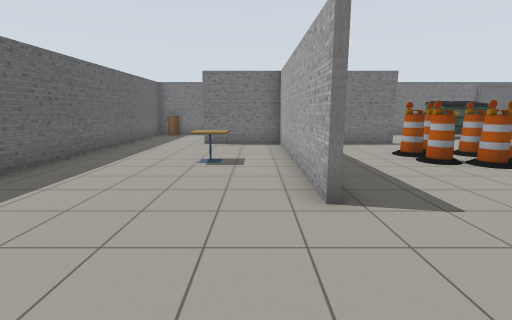
[1] (above)

16 first-person views from a walk through a robot-simulator world made for Gazebo. The camera is 1.3 m above the floor, tilts 10° down and sees 85° across. The floor is counted in squares, 1 m on a side. Each view is taken from the middle of a square. On the plan, view 1 faces up. The plan holds only what a view shows up to about 13 squares ahead; the rest is blank. Simple patterns stand in for the simulator's built-in surfaces.

[2]
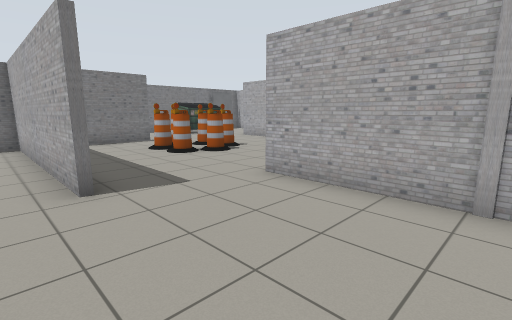

[3]
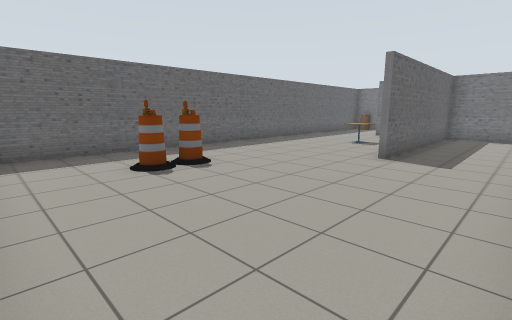

[4]
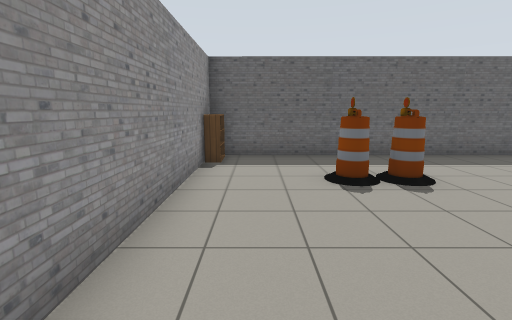

[5]
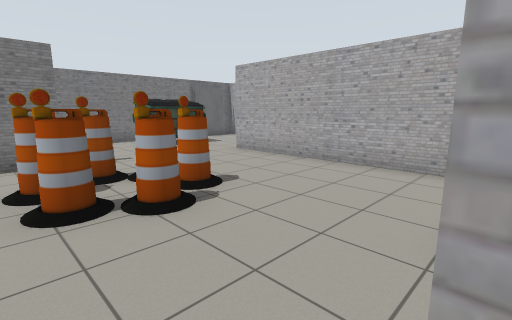

[6]
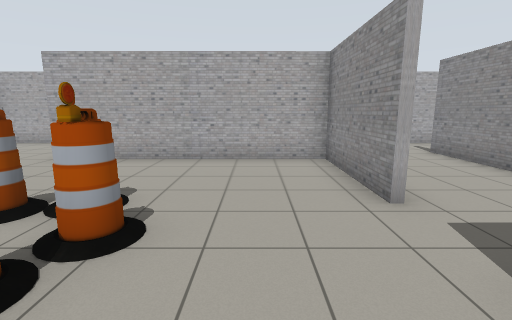

[7]
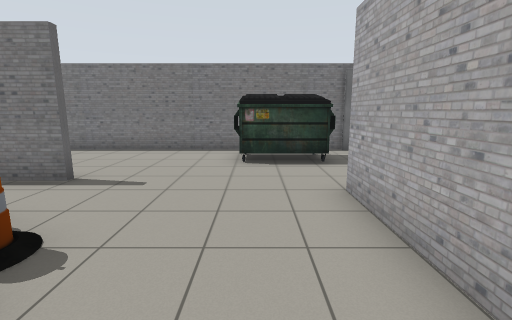

[8]
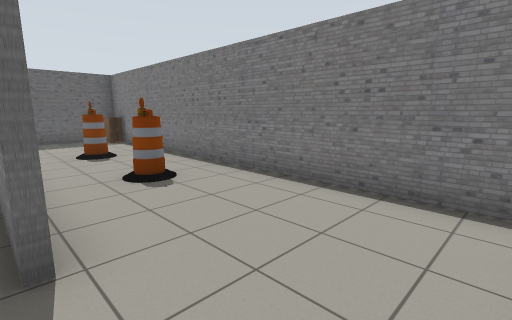

[9]
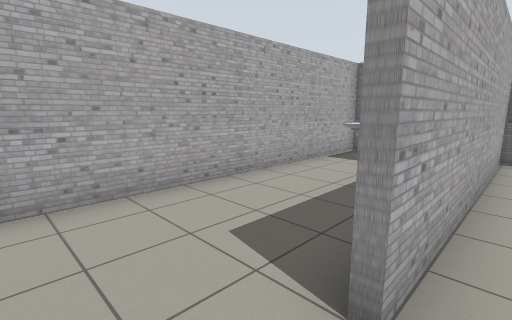

[10]
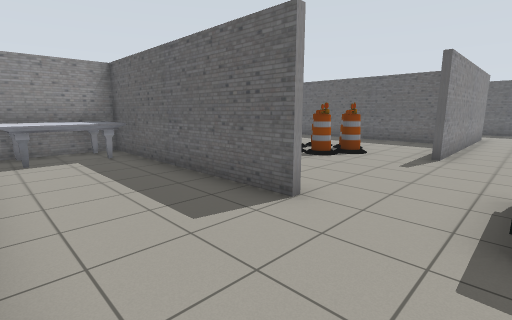

[11]
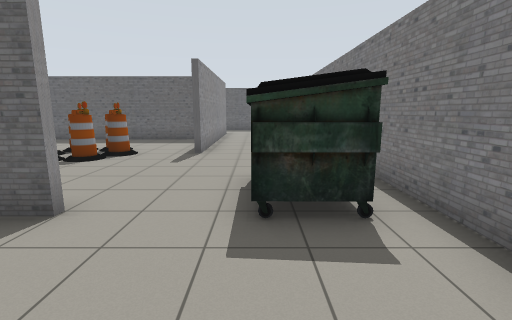

[12]
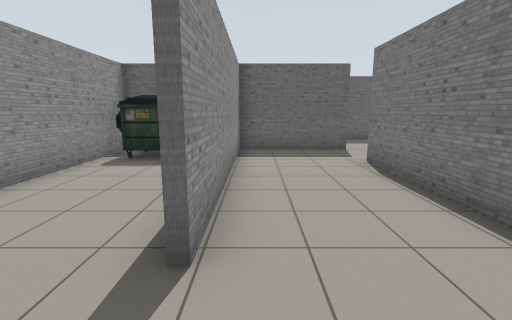

[13]
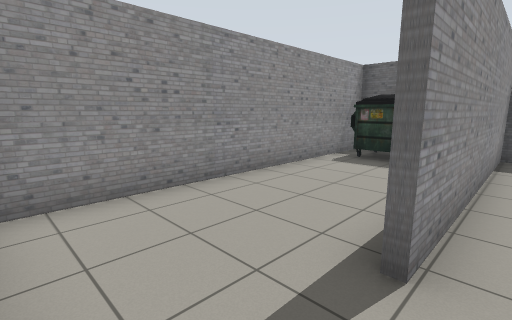

[14]
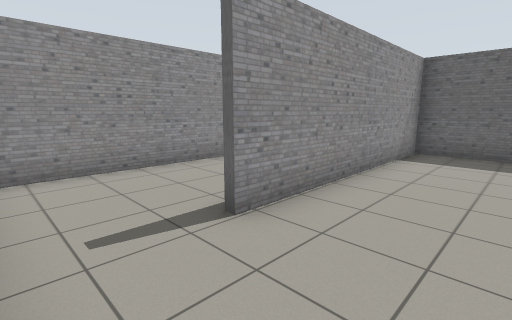

[15]
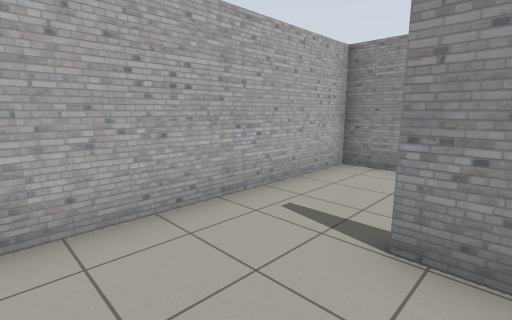

[16]
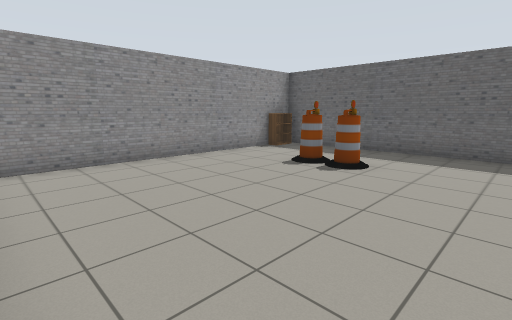

### Floor plan
Ten units are one square. View 1 is at (0, 0); x grows to the right and y downward. Boxes are objects, and circles mark ways between rooms. Rooms are numbered by the first view taken in them; rooms with no view inside come last. Other rooms are left out.
<svg viewBox="-57 -160 205 210">
<path fill="none" stroke="#000" d="M55 -111 12 -111 12 -37M10 -37 10 -111 -21 -111M68 -31 143 -31 143 -153M105 -53 105 -106M-21 -113 55 -113M107 -37 107 -31M107 -106 107 -56M105 -30 105 -37M44 9 44 -32M120 -154 -52 -154 -52 43 38 43M110 -29 68 -29M46 -32 46 6 119 6M46 34 46 43 143 43 143 -20"/>
<rect x="-45" y="35" width="10" height="10" fill="#bbb"><title>bookshelf</title></rect>
<rect x="-45" y="-155" width="10" height="10" fill="#bbb"><title>cabinet</title></rect>
<rect x="-25" y="5" width="10" height="10" fill="#bbb"><title>barrel</title></rect>
<rect x="-25" y="-5" width="10" height="10" fill="#bbb"><title>barrel</title></rect>
<rect x="-15" y="-75" width="10" height="10" fill="#bbb"><title>cafe table</title></rect>
<rect x="-15" y="-135" width="10" height="10" fill="#bbb"><title>barrel</title></rect>
<rect x="25" y="-135" width="10" height="10" fill="#bbb"><title>barrel</title></rect>
<rect x="45" y="-75" width="10" height="10" fill="#bbb"><title>barrel</title></rect>
<rect x="45" y="-85" width="10" height="10" fill="#bbb"><title>barrel</title></rect>
<rect x="55" y="-75" width="10" height="10" fill="#bbb"><title>barrel</title></rect>
<rect x="55" y="-85" width="10" height="10" fill="#bbb"><title>barrel</title></rect>
<rect x="55" y="-95" width="10" height="10" fill="#bbb"><title>barrel</title></rect>
<rect x="65" y="-75" width="10" height="10" fill="#bbb"><title>barrel</title></rect>
<rect x="85" y="-145" width="30" height="20" fill="#bbb"><title>dumpster</title></rect>
<rect x="105" y="-55" width="30" height="20" fill="#bbb"><title>marble table</title></rect>
<rect x="125" y="-155" width="10" height="10" fill="#bbb"><title>grey box</title></rect>
<rect x="45" y="15" width="20" height="20" fill="#bbb"><title>dumpster</title></rect>
<circle cx="60" cy="-30" r="3" fill="#2a7"/>
<text x="40" y="-70">1</text>
<text x="100" y="0">2</text>
</svg>
Room 1 opens to room 2.

Where each view was taken, in squares from view 1:
view 1: 0 up, 0 right, facing up
view 2: 1 down, 0 right, facing up-right
view 3: 4 down, 4 right, facing up-left
view 4: 3 down, 3 right, facing left
view 5: 3 up, 4 right, facing up-right
view 6: 5 up, 3 right, facing right
view 7: 6 up, 9 right, facing up
view 8: 11 up, 8 right, facing up-left
view 9: 12 up, 10 right, facing down-right
view 10: 13 up, 14 right, facing down-left
view 11: 13 up, 14 right, facing left
view 12: 0 up, 14 right, facing left
view 13: 0 up, 14 right, facing down-left
view 14: 2 up, 14 right, facing down-left
view 15: 2 up, 11 right, facing down-right
view 16: 3 up, 4 right, facing down-left
